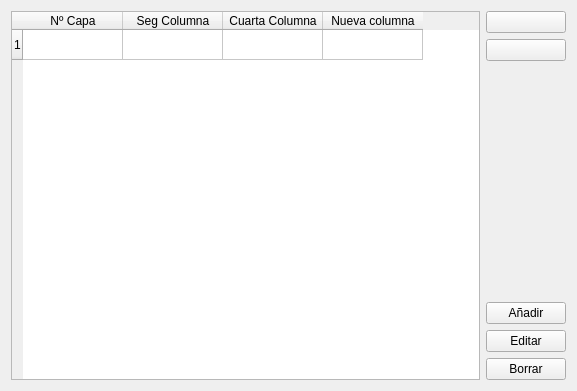
<?xml version="1.0" encoding="UTF-8"?>
<ui version="4.0">
 <class>Form</class>
 <widget class="QWidget" name="Form">
  <property name="geometry">
   <rect>
    <x>0</x>
    <y>0</y>
    <width>577</width>
    <height>391</height>
   </rect>
  </property>
  <property name="windowTitle">
   <string>Form</string>
  </property>
  <layout class="QHBoxLayout" name="horizontalLayout">
   <item>
    <widget class="QTableWidget" name="tableWidget">
     <row>
      <property name="text">
       <string>1</string>
      </property>
     </row>
     <column>
      <property name="text">
       <string>Nº Capa</string>
      </property>
     </column>
     <column>
      <property name="text">
       <string>Seg Columna</string>
      </property>
     </column>
     <column>
      <property name="text">
       <string>Cuarta Columna</string>
      </property>
     </column>
     <column>
      <property name="text">
       <string>Nueva columna</string>
      </property>
     </column>
    </widget>
   </item>
   <item>
    <layout class="QVBoxLayout" name="verticalLayout">
     <item>
      <widget class="QPushButton" name="pushButtonUp">
       <property name="text">
        <string/>
       </property>
       <property name="icon">
        <iconset resource="Imagenes.qrc">
         <normaloff>:/prefijoNuevo/FlechaArriba.png</normaloff>:/prefijoNuevo/FlechaArriba.png</iconset>
       </property>
      </widget>
     </item>
     <item>
      <widget class="QPushButton" name="pushButtonDown">
       <property name="text">
        <string/>
       </property>
       <property name="icon">
        <iconset resource="Imagenes.qrc">
         <normaloff>:/prefijoNuevo/FlechaAbajo.png</normaloff>:/prefijoNuevo/FlechaAbajo.png</iconset>
       </property>
      </widget>
     </item>
     <item>
      <spacer name="verticalSpacer">
       <property name="orientation">
        <enum>Qt::Vertical</enum>
       </property>
       <property name="sizeHint" stdset="0">
        <size>
         <width>20</width>
         <height>40</height>
        </size>
       </property>
      </spacer>
     </item>
     <item>
      <widget class="QPushButton" name="pushButtonAdd">
       <property name="text">
        <string>Añadir</string>
       </property>
      </widget>
     </item>
     <item>
      <widget class="QPushButton" name="pushButtonEdit">
       <property name="text">
        <string>Editar</string>
       </property>
      </widget>
     </item>
     <item>
      <widget class="QPushButton" name="pushButtonDelete">
       <property name="text">
        <string>Borrar</string>
       </property>
      </widget>
     </item>
    </layout>
   </item>
  </layout>
 </widget>
 <resources>
  <include location="Imagenes.qrc"/>
 </resources>
 <connections/>
</ui>
